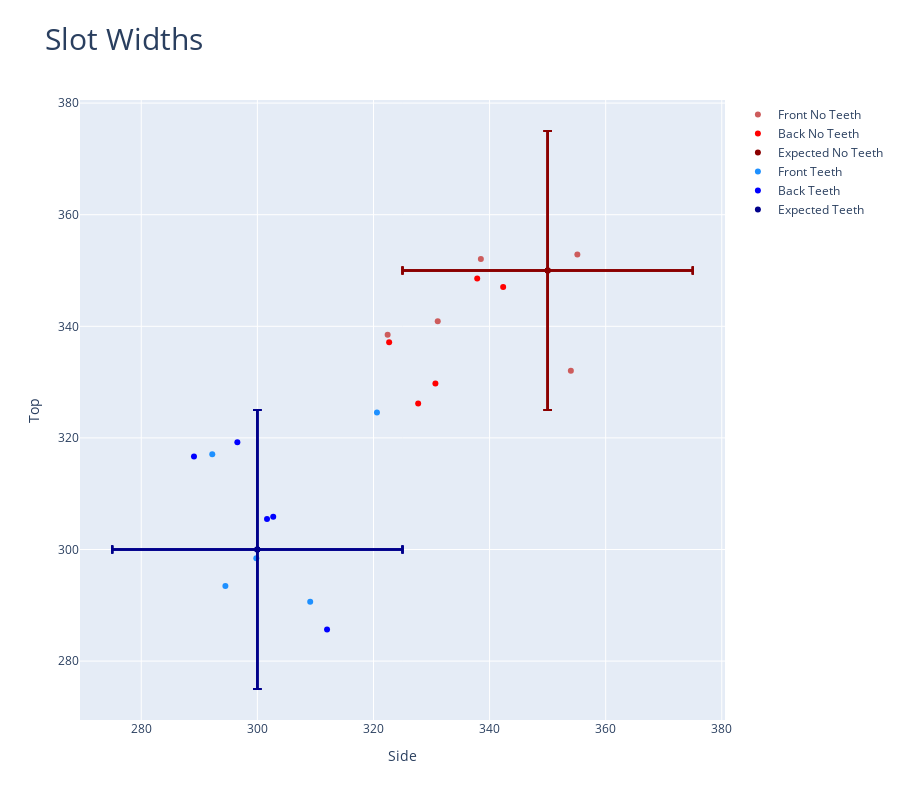

Notebook code cell kept with this figure:
### Code cell
meas = io.StringIO()

fig = go.Figure()

# Add traces



fig.add_trace(go.Scatter(x = w_ntf, y = w_nttf,
                    marker_color= 'indianred',
                    mode='markers',
                    name='Front No Teeth'))

fig.add_trace(go.Scatter(x = w_ntb, y = w_nttb,
                    marker_color= 'red',
                    mode='markers',
                    name='Back No Teeth'))


fig.add_trace(go.Scatter(x = w_nte, y = w_nte,
                    error_x=dict(type='constant',symmetric=True,
                    value=25), 
                    error_y=dict(type='constant',symmetric=True,
                    value=25),
                    marker_color= 'darkred',
                    mode='markers',
                    name='Expected No Teeth'))

fig.add_trace(go.Scatter(x = w_tf, y = w_ttf, 
                    marker_color= 'dodgerblue',
                    mode='markers',
                    name='Front Teeth'))

fig.add_trace(go.Scatter(x = w_tb, y = w_ttb, 
                    marker_color= 'blue',
                    mode='markers',
                    name='Back Teeth'))

fig.add_trace(go.Scatter(x = w_te, y = w_te,
                   error_x=dict(type='constant',symmetric=True,
                    value=25), 
                    error_y=dict(type='constant',symmetric=True,
                    value=25),
                    marker_color= 'darkblue',
                    mode='markers',
                    name='Expected Teeth'))

fig.update_layout(  title = {
                    'text': "Slot Widths"}, 
                    title_font =dict(size=30),
                    width =900,
                    height =800)
fig.update_xaxes(title_text='Side')
fig.update_yaxes(title_text='Top')


fig.show()

### Figure 1 — Plotly figure (JSON) as saved in the notebook; plotly's stock layout.template omitted (floating-point values rounded to 4 significant figures)
{"data": [{"marker": {"color": "indianred"}, "mode": "markers", "name": "Front No Teeth", "type": "scatter", "x": [322.4, 355.1, 331.1, 354, 338.5], "y": [338.5, 352.9, 340.9, 332.0, 352.1]}, {"marker": {"color": "red"}, "mode": "markers", "name": "Back No Teeth", "type": "scatter", "x": [342.3, 337.9, 327.7, 330.7, 322.7], "y": [347.1, 348.6, 326.2, 329.7, 337.2]}, {"error_x": {"symmetric": true, "type": "constant", "value": 25}, "error_y": {"symmetric": true, "type": "constant", "value": 25}, "marker": {"color": "darkred"}, "mode": "markers", "name": "Expected No Teeth", "type": "scatter", "x": [350, 350, 350, 350, 350], "y": [350, 350, 350, 350, 350]}, {"marker": {"color": "dodgerblue"}, "mode": "markers", "name": "Front Teeth", "type": "scatter", "x": [320.6, 292.2, 294.5, 309.1, 299.8], "y": [324.6, 317.1, 293.5, 290.6, 298.4]}, {"marker": {"color": "blue"}, "mode": "markers", "name": "Back Teeth", "type": "scatter", "x": [312, 296.6, 289.1, 301.7, 302.7], "y": [285.7, 319.2, 316.7, 305.4, 305.9]}, {"error_x": {"symmetric": true, "type": "constant", "value": 25}, "error_y": {"symmetric": true, "type": "constant", "value": 25}, "marker": {"color": "darkblue"}, "mode": "markers", "name": "Expected Teeth", "type": "scatter", "x": [300, 300, 300, 300, 300], "y": [300, 300, 300, 300, 300]}], "layout": {"height": 800, "title": {"font": {"size": 30}, "text": "Slot Widths"}, "width": 900, "xaxis": {"title": {"text": "Side"}}, "yaxis": {"title": {"text": "Top"}}}}
